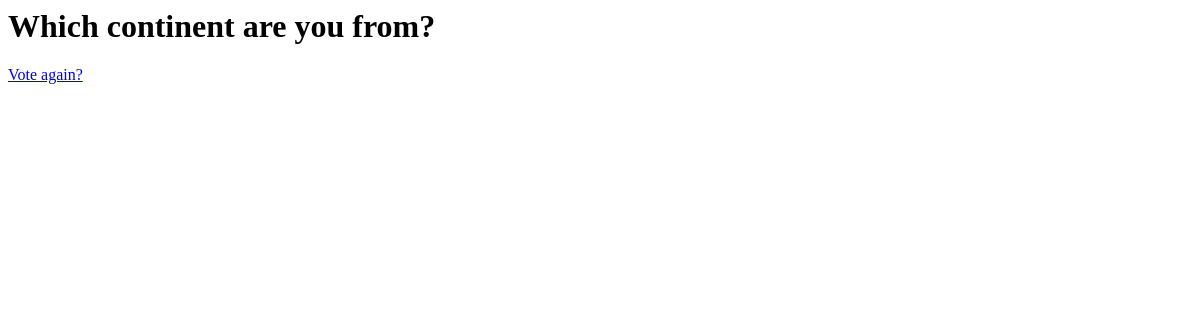
The page /polls/2/results/ on the database as committed earlier.
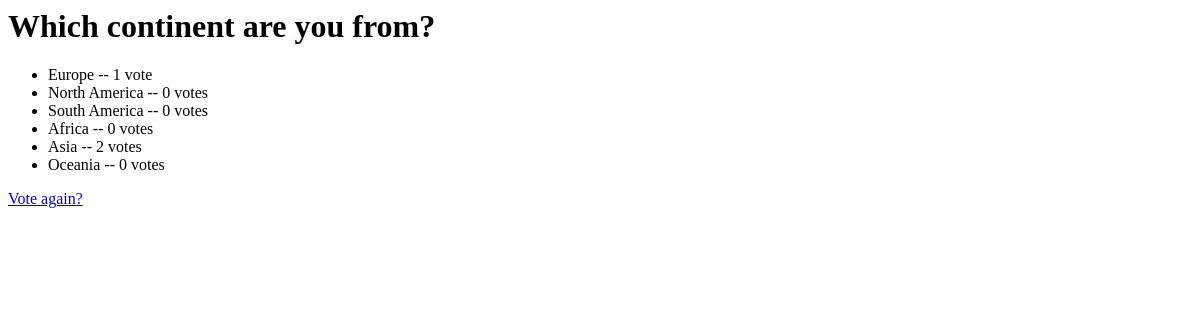
The same page on the database as committed later.
### polls/models.py (models this page shows, shortened)
class Question(models.Model):
    question_text = models.CharField(max_length=200)
    pub_date = models.DateTimeField("date published")

class Choice(models.Model):
    question = models.ForeignKey(Question, on_delete=models.CASCADE)
    choice_text = models.CharField(max_length=200)
    votes = models.IntegerField(default=0)

### polls/views.py (the view)
# urls.py: path("<int:pk>/results/", views.ResultsView.as_view(), name="results"),
class ResultsView(generic.DetailView):
    model = Question
    template_name = "polls/results.html"

### polls/templates/polls/results.html (shortened to what this page needs)
<html lang="en-US">
</html>
<head>
</head>
<body>
    <h1>{{ question.question_text }}</h1>
    <ul>
        {% for choice in question.choice_set.all %}
        <li>{{ choice.choice_text }} -- {{ choice.votes }} vote{{ choice.votes|pluralize }}</li>
        {% endfor %}
    </ul>
    <a href="{% url 'polls:detail' question.id %}">Vote again?</a>
</body>
</html>

Rows that differ between the two databases and show on the page:
added Choice: choice_text "Europe", votes "1"
added Choice: choice_text "North America", votes "0"
added Choice: choice_text "South America", votes "0"
added Choice: choice_text "Africa", votes "0"
added Choice: choice_text "Asia", votes "2"
added Choice: choice_text "Oceania", votes "0"
